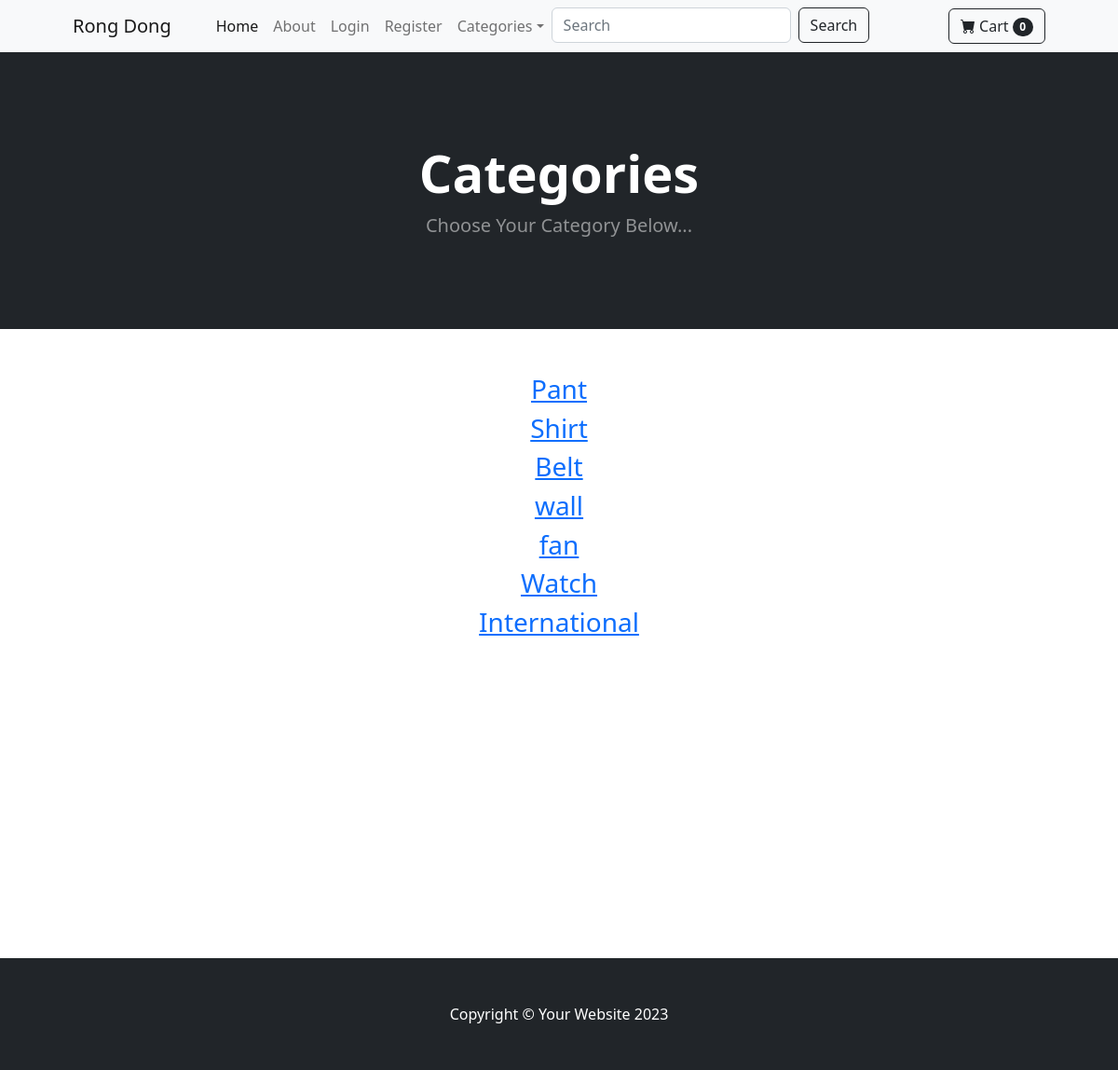
The app's page /category_summary/ with its own data.
### store/models.py (models this page shows)
class Category(models.Model):
	name = models.CharField(max_length=50)
	def __str__(self):
		return self.name
	class Meta:
		verbose_name_plural = 'categories'

### store/views.py (the view)
# urls.py: path('category_summary/', views.category_summary, name='category_summary'),
def category_summary(request):
	categories = Category.objects.all()
	return render(request, 'category_summary.html', {"categories":categories})

### cart/cart.py (called while the page is built)
	def __len__(self):
		return len(self.cart)

### cart/context_processors.py (called while the page is built)
def cart(request):
	return {'cart': Cart(request)}

### store/context_processors.py (called while the page is built)
def cat_menu(request):
    cat_menu = Category.objects.all()
    return {'cat_menu': cat_menu}

### store/templates/category_summary.html
{% extends 'base.html' %}
{% block content %}
        <header class="bg-dark py-5">
            <div class="container px-4 px-lg-5 my-5">
                <div class="text-center text-white">
                    <h1 class="display-4 fw-bolder">Categories</h1>
                    <p class="lead fw-normal text-white-50 mb-0">Choose Your Category Below...</p>
                </div>
            </div>
        </header>
        <div class="container">
        	<div class="row">
        		<center>
        			<div class="col-8">
        				<br/><br/>
                        {% for category in categories %}
<h3><a href="{% url 'category' category %}">{{ category }}</a></h3>
                        {% endfor %}
<br/><br/><br/><br/><br/><br/><br/><br/><br/><br/><br/><br/><br/><br/>
        			</div>
        		</center>
        	</div>
        </div>
{% endblock %}

### records on screen
Category: name "Pant"
Category: name "Shirt"
Category: name "Belt"
Category: name "wall"
Category: name "fan"
Category: name "Watch"
Category: name "International"

### other values on screen
{{ cart|length }} "0"
